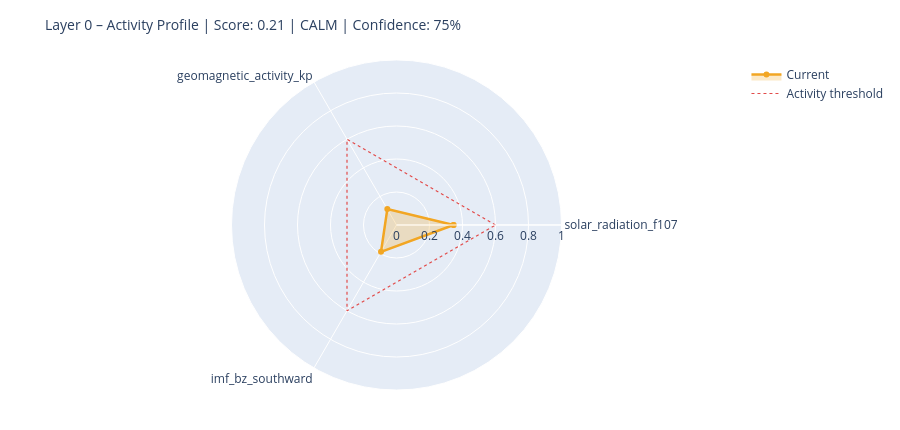

Notebook source saved alongside this figure:
### Markdown cell above
---
## 6. State Assessment & Handoff to Layer 1

### Code cell
# ============================================================
# STEP 1 – Collect raw values with source modes
# Mode: 'primary' | 'fallback_3h' | 'last_valid' | 'missing'
# ============================================================

def safe_last(df, col):
    if df is None or col not in df.columns: return None
    s = df[col].dropna()
    return float(s.iloc[-1]) if not s.empty else None

f107_now = safe_last(df_f107, 'f10.7')
bz_now   = safe_last(df_mag,  'bz_gsm')
kp_now   = safe_last(df_kp,   'kp')
sw_now   = safe_last(df_sw,   'speed')

source_modes = {
    'F10.7':    'primary'  if f107_now is not None else 'missing',
    'Kp':       'primary'  if kp_now   is not None else 'missing',
    'IMF_Bz':   'primary'  if bz_now   is not None else 'missing',
    'SW_speed': 'primary'  if sw_now   is not None else 'missing',
}

# Kp Fallback – 3h endpoint
if kp_now is None:
    try:
        r = requests.get(
            'https://services.swpc.noaa.gov/json/noaa-planetary-k-index.json',
            timeout=10)
        r.raise_for_status()
        fb = pd.DataFrame(r.json())
        tc = next((c for c in fb.columns if 'time' in c.lower()), fb.columns[0])
        kc = next((c for c in fb.columns if 'kp' in c.lower() and c != tc), None)
        if kc:
            fb[kc] = fb[kc].astype(str).str.extract(r'([0-9]+(?:\.[0-9]*)?)')[0]
            fb[kc] = pd.to_numeric(fb[kc], errors='coerce')
            fb = fb[fb[kc] >= 0].dropna(subset=[kc])
            if not fb.empty:
                kp_now = float(fb[kc].iloc[-1])
                source_modes['Kp'] = 'fallback_3h'
                print(f'  Kp fallback (3h): {kp_now:.1f}')
    except Exception as e:
        print(f'  Kp fallback failed: {e}')

# Solar Wind Fallback – last valid value
if sw_now is None and df_sw is not None and 'speed' in df_sw.columns:
    s = df_sw['speed'].dropna()
    if not s.empty:
        sw_now = float(s.iloc[-1])
        source_modes['SW_speed'] = 'last_valid'
        print(f'  SW fallback (last_valid): {sw_now:.0f} km/s')

print()
print('Source modes:', source_modes)

# ============================================================
# STEP 2 – Score from available components only
# ============================================================

def norm(v, lo, hi):
    if v is None: return None
    return max(0.0, min(1.0, (v - lo) / (hi - lo)))

COMPONENTS = {
    'solar_radiation_f107':    (f107_now, norm(f107_now, 60, 250)),
    'geomagnetic_activity_kp': (kp_now,   norm(kp_now,   0,   9)),
    'imf_bz_southward':        (bz_now,   norm(-(bz_now or 0) if bz_now else None, -5, 30)
                                           if bz_now is not None else None),
    'solar_wind_speed':        (sw_now,   norm(sw_now, 300, 800)),
}

available   = {k: v[1] for k, v in COMPONENTS.items() if v[1] is not None}
unavailable = [k for k, v in COMPONENTS.items() if v[1] is None]

layer0_score = round(sum(available.values()) / len(available), 4) if available else None
confidence   = round(len(available) / len(COMPONENTS), 2)

level = ('unknown'  if layer0_score is None
         else 'calm'     if layer0_score < 0.3
         else 'moderate' if layer0_score < 0.6
         else 'active')

# ============================================================
# STEP 3 – Dominant Driver
# ============================================================

def dominant_driver(kp, f107, bz, sw):
    candidates = []
    if kp   is not None and kp   >= 4:   candidates.append(('geomagnetic',    kp / 9))
    if sw   is not None and sw   >= 500:  candidates.append(('solar_wind',     sw / 800))
    if bz   is not None and bz   <= -5:   candidates.append(('imf_southward',  abs(bz) / 30))
    if f107 is not None and f107 >= 150:  candidates.append(('solar_radiation',f107 / 250))
    return max(candidates, key=lambda x: x[1])[0] if candidates else 'none'

driver = dominant_driver(kp_now, f107_now, bz_now, sw_now)

# ============================================================
# STEP 4 – Downstream expectations
# ============================================================

def downstream_expectation(driver, score, kp, bz, f107):
    exp = {
        'magnetosphere':        'calm',
        'ionosphere':           'calm',
        'schumann_resonance':   'unchanged',
        'lithosphere_currents': 'low',
    }
    if driver == 'geomagnetic' or (kp and kp >= 5):
        exp['magnetosphere']        = 'compressed / storm'
        exp['ionosphere']           = 'elevated disturbance (TEC variability)'
        exp['schumann_resonance']   = 'elevated amplitude possible'
        exp['lithosphere_currents'] = 'elevated induction currents'
    elif driver == 'imf_southward' or (bz and bz <= -5):
        exp['magnetosphere']        = 'energy coupling active'
        exp['ionosphere']           = 'elevated electron density possible'
        exp['schumann_resonance']   = 'slight modulation possible'
    elif driver == 'solar_radiation' or (f107 and f107 >= 150):
        exp['ionosphere']           = 'elevated ionization (F-layer)'
        exp['schumann_resonance']   = 'slightly elevated background activity'
    return exp

downstream = downstream_expectation(driver, layer0_score, kp_now, bz_now, f107_now)

# ============================================================
# CONSOLE OUTPUT
# ============================================================

W = 58
print('=' * W)
print('LAYER 0 – STATE ASSESSMENT')
print('=' * W)
for name, (raw_v, score_v) in COMPONENTS.items():
    if score_v is not None:
        bar = '█' * int(score_v * 20) + '░' * (20 - int(score_v * 20))
        print(f'  {name:<35}  {bar}  {score_v:.2f}')
    else:
        print(f'  {name:<35}  {"─" * 20}  n/a')
print('-' * W)
print(f'  Score ({len(available)}/{len(COMPONENTS)} components):  {layer0_score:.3f}')
print(f'  Confidence:         {confidence:.0%}')
print(f'  Level:              {level.upper()}')
print(f'  Dominant Driver:    {driver}')

# Radar chart
cats = list(available.keys())
vals = list(available.values())
if len(cats) >= 3:
    fig = go.Figure()
    fig.add_trace(go.Scatterpolar(
        r=vals + [vals[0]], theta=cats + [cats[0]],
        fill='toself', fillcolor='rgba(242,166,35,0.25)',
        line=dict(color='#F2A623', width=2.5), name='Current'
    ))
    fig.add_trace(go.Scatterpolar(
        r=[0.6] * (len(cats) + 1), theta=cats + [cats[0]],
        line=dict(color='#E24B4A', dash='dot', width=1.2),
        mode='lines', name='Activity threshold'
    ))
    fig.update_layout(
        title=dict(text=f'Layer 0 – Activity Profile | Score: {layer0_score:.2f} | {level.upper()} | Confidence: {confidence:.0%}',
                   font=dict(size=14)),
        polar=dict(radialaxis=dict(visible=True, range=[0, 1])),
        height=430, showlegend=True,
        margin=dict(l=60, r=60, t=60, b=40)
    )
    fig.show()

### Figure 1 — Plotly figure (JSON) as saved in the notebook; plotly's stock layout.template omitted (floating-point values rounded to 4 significant figures)
{"data": [{"fill": "toself", "fillcolor": "rgba(242,166,35,0.25)", "line": {"color": "#F2A623", "width": 2.5}, "name": "Current", "r": [0.3457, 0.1111, 0.1877, 0.3457], "theta": ["solar_radiation_f107", "geomagnetic_activity_kp", "imf_bz_southward", "solar_radiation_f107"], "type": "scatterpolar"}, {"line": {"color": "#E24B4A", "dash": "dot", "width": 1.2}, "mode": "lines", "name": "Activity threshold", "r": [0.6, 0.6, 0.6, 0.6], "theta": ["solar_radiation_f107", "geomagnetic_activity_kp", "imf_bz_southward", "solar_radiation_f107"], "type": "scatterpolar"}], "layout": {"height": 430, "margin": {"b": 40, "l": 60, "r": 60, "t": 60}, "polar": {"radialaxis": {"range": [0, 1], "visible": true}}, "showlegend": true, "title": {"font": {"size": 14}, "text": "Layer 0 – Activity Profile | Score: 0.21 | CALM | Confidence: 75%"}}}
